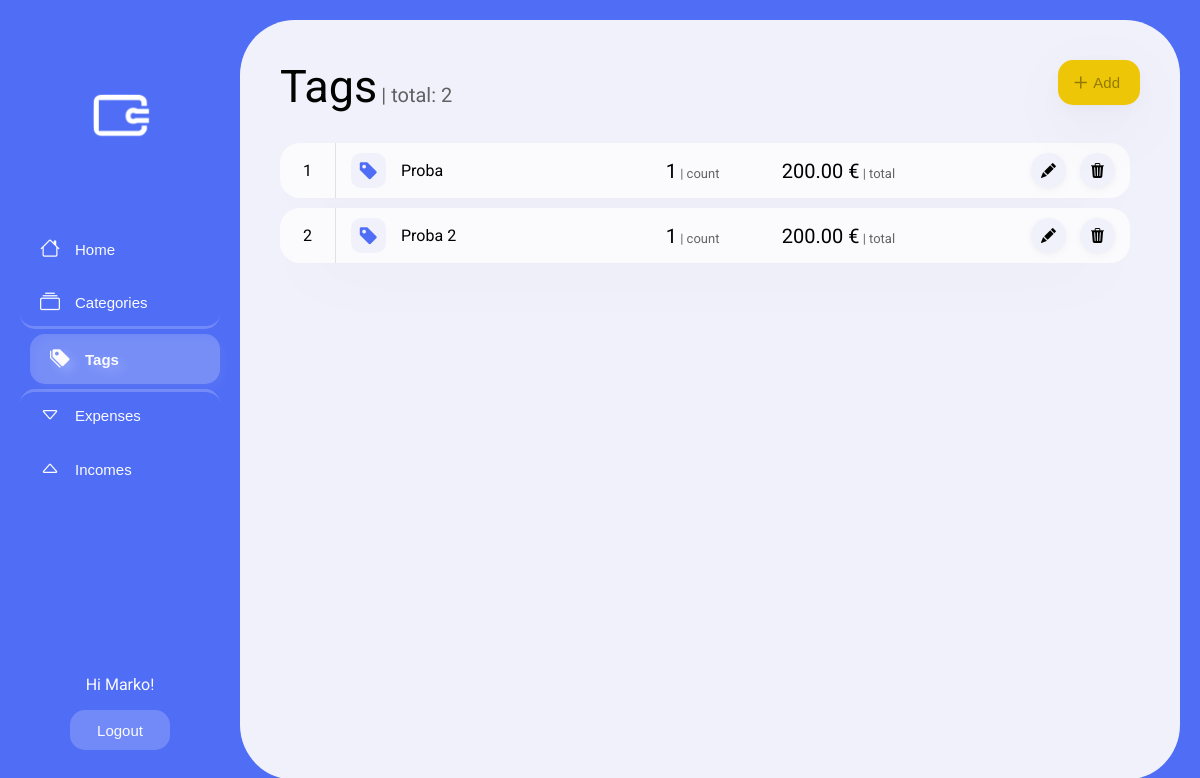
The app's page /tags/ (signed in), older data.
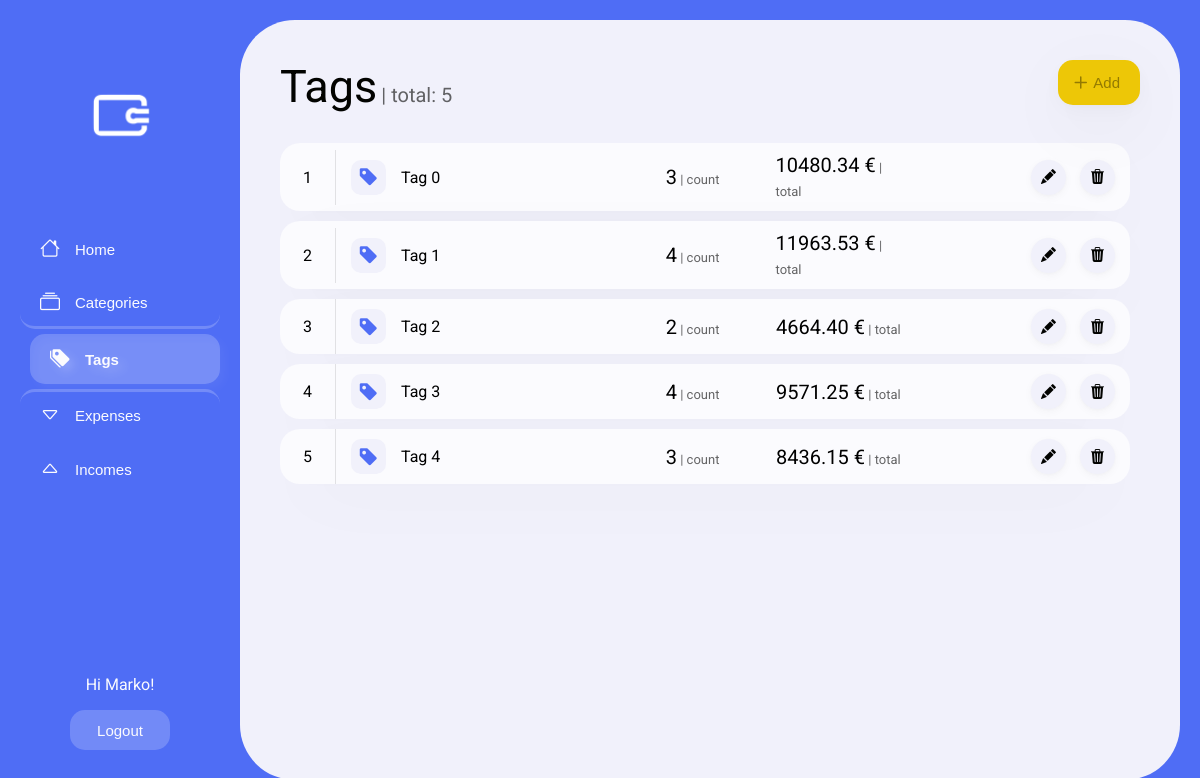
The same page, newer data.
### myapp/models.py (models this page shows, shortened)
class Tag(models.Model):
    user = models.ForeignKey(User, on_delete=models.CASCADE)
    name = models.CharField(max_length=20)

### myapp/views.py (the view)
# urls.py: path('tags/', TagListView.as_view(), name='tags'),
class TagListView(ListView):
  model = Tag
  template_name = 'tag_list.html'
  context_object_name = 'tags'
  def get_queryset(self):
        if self.request.user.is_authenticated:
          return Tag.objects.filter(user=self.request.user).annotate(
              expense_count = Count('expense'),
              expense_sum = Sum('expense__amount', default=0)
          )
        else:
           return None
  def get_context_data(self, **kwargs):
     context = super().get_context_data(**kwargs)
     context['form'] = TagForm()
     return context

### myapp/templates/tag_list.html (shortened to what this page needs)
{% extends "base.html" %}
{% load static %}
{% block content %}
<head>
    <link rel="stylesheet" type="text/css" href="{% static 'home.css' %}">
</head>
<body>
    <div class='container'>
        <div class='sidebar'>
            <img class='icon' src="{% static 'icon.png' %}">
            <button onclick="location.href='{% url 'home' %}'"><i class="bi bi-house"></i>Home</button>
            <button onclick="location.href='{% url 'categories' %}'"><i class="bi bi-collection"></i>Categories</button>
            <button onclick="location.href='{% url 'tags' %}'" class='active'><i class="bi bi-tags-fill"></i>Tags</button>
            <button onclick="location.href='{% url 'expenses' %}'"><i class="bi bi-caret-down"></i>Expenses</button>
            <button onclick="location.href='{% url 'incomes' %}'"><i class="bi bi-caret-up"></i>Incomes</button>
            <div class='user'>
                {% if user.is_authenticated %}
                <p>Hi {{ user.username|capfirst }}!</p>
                <button onclick="location.href='{% url 'logout' %}'">Logout</button>
                {% else %}
                <p>You are not logged in. </p>
                <button onclick="location.href='{% url 'login' %}'">Log In</button>
                {% endif %}
            </div>
        </div>
        <div class='dashboard'>
            <div>
                <span class='title'>Tags</span>
                <span class='subtitle'> | total: {{ tags|length }}</span>
                {% if user.is_authenticated %}
                <button class='add_new_button' onclick="AddNewClick()">
                    <i class="bi bi-plus"></i>
                    <span>Add</span>
                </button>
                {% endif %}
            </div>
            <div class='item_container' style='grid-template-columns: 1fr;'>
                {% for t in tags %}
                <div class='item'
                    data-id='{{ t.id }}'
                    data-name='{{ t.name }}'
                    data-expense_count='{{ t.expense_count }}'
                    data-expense_sum='{{ t.expense_sum }}'
                    style='grid-template-columns: auto auto .3fr .2fr .2fr .3fr;'>
                    <span class='item_index'>{{ forloop.counter }}</span>
                    <i class="bi bi-tag-fill item_icon" style='background-color: var(--white-gray); color: var(--blue)'></i>
                    <div>
                        <span class='item_title'>{{ t.name|capfirst }}</span><br>
                    </div>
                    <span class='item_count'>{{ t.expense_count }}<span> | count</span></span>
                    <span class='item_sum'>{{ t.expense_sum|floatformat:2 }} €<span> | total</span></span>
                    <div style='justify-self: right;'>
                        <button class='item_edit' onclick='EditClick(this)' style='margin: 10px 10px 10px 0;'>
                            <i class="bi bi-pencil-fill"></i>
                        </button>
                        <button class='item_delete' onclick='DeleteClick(this)'>
                          <i class="bi bi-trash3-fill"></i>
                        </button>
                    </div>
                </div>
                {% endfor %}
            </div>
        </div>
    </div>
</body>
{% endblock %}

### myapp/templates/base.html (shortened to what this page needs)
<!DOCTYPE html>
<html>
<head>
  {% load static %}
  <link rel="stylesheet" href="https://cdn.jsdelivr.net/npm/bootstrap-icons@1.11.3/font/bootstrap-icons.min.css">
</head>
<body>
  <main>
    {% block content %}
    {% endblock %}
  </main>
</body>
</html>

### myapp/static/home.css (style rules this page uses)
* { --blue: #4f6df5; --gold: #EDC707; --gold-dark: #937a02; --white: hsl(240, 56%, 99%); --white-transparent: rgba(255, 255, 255, 0.2); --white-gray: #f1f1fb; --red: #F93943; --green: #1ed8ab; --black: #020300; }
body { margin: 0; padding: 0; overflow-x: hidden; overflow-y: hidden; font-family: "Roboto", sans-serif; }
.container { height: 100dvh; background-color: var(--blue); display: flex; gap: 2.5dvh; justify-content: center; align-items: center; }
.sidebar { height: 95dvh; width: calc(20dvw - 5dvh); display: flex; flex-direction: column; align-items: center; }
.icon { width: 80px; padding-top: 60px; padding-bottom: 75px; }
.sidebar > button { width: 100%; height: 50px; display: inline-flex; align-items: center; background: none; border: transparent; border-radius: 15px; font-size: 15px; color: var(--white); text-align: left; padding-left: 20px; margin: 0 0 5px 0; transition: 0.2s ease-out; z-index: 1; }
.sidebar > button > i { margin-right: 15px; font-size: 20px; }
.sidebar .active { background-color: var(--white-transparent); filter: drop-shadow(5px 5px 4px var(--white-transparent)); font-weight: bold; margin-left: 10px; width: calc(100% - 10px); z-index: 0; }
.user { margin-top: auto; padding-bottom: 30px; color: var(--white); text-align: center; text-decoration: none; }
.user > button { width: 100px; height: 40px; background-color: var(--white-transparent); border: transparent; border-radius: 15px; font-size: 15px; color: var(--white); transition: 0.2s ease-in-out; }
.dashboard { height: 95dvh; width: calc(80dvw - 2.5dvh); position: relative; display: grid; grid-template-columns: 1fr; grid-template-rows: auto 1fr; background-color: var(--white-gray); border-radius: 55px; padding: 40px; box-sizing: border-box; transition: 0.5s ease-in-out; }
.title { font-size: 45px; color: var(--black); display: inline-block; margin-bottom: 30px; }
.subtitle { font-size: 20px; color: var(--black); opacity: .6; }
.dashboard > div:has(.title) { user-select: none; }
.item_container { display: grid; grid-template-columns: 1fr; align-content: start; padding: 0 10px 20px 0; overflow-y: scroll; }
.item { width: 100%; height: fit-content; display: grid; grid-template-columns: auto auto .4fr .2fr .2fr .2fr; align-items: center; background-color: var(--white); border-radius: 20px; box-shadow: 0px 0.9px 3.6px -20px rgba(0, 0, 0, 0.024), 0px 2.5px 9.9px -20px rgba(0, 0, 0, 0.035), 0px 6px 23.8px -20px rgba(0, 0, 0, 0.046), 0px 20px 79px -20px rgba(0, 0, 0, 0.07); margin-bottom: 10px; transition: 0.2s ease-out; user-select: none; }
.item .item_index { width: 35px; height: 35px; display: inline-flex; justify-content: center; align-items: center; padding: 10px; border-right: 1px solid rgba(2, 3, 0, .1); }
.item .item_icon { width: 35px; height: 35px; display: inline-flex; justify-content: center; align-items: center; background-color: var(--gold); color: var(--gold-dark); font-size: 20px; padding: 0; border-radius: 10px; margin: 10px 15px 10px 15px; }
.item .item_delete, .item .item_edit { width: 35px; height: 35px; display: inline-flex; justify-content: center; align-items: center; justify-self: right; background-color: var(--white-gray); border: transparent; color: var(--black); font-size: 15px; padding: 0; border-radius: 50%; margin: 10px 15px 10px 0; box-shadow: 0px 0.9px 3.6px rgba(0, 0, 0, 0.024), 0px 2.5px 9.9px rgba(0, 0, 0, 0.035); transition: 0.1s ease-in-out; cursor: pointer; }
.item .item_edit { margin: 10px 10px 10px 0; }
.item .item_count, .item .item_sum { font-size: 20px; margin: 10px; justify-self: center; }
.item .item_count > span, .item .item_sum > span { font-size: 13px; font-weight: 400; opacity: .6; }
.add_new_button { display: inline-flex; justify-content: center; align-items: center; position: absolute; right: 40px; border: none; background-color: var(--gold); color: var(--gold-dark); border-radius: 15px; font-size: 15px; box-shadow: 0px 0.9px 3.6px -5px rgba(0, 0, 0, 0.024), 0px 2.5px 9.9px -5px rgba(0, 0, 0, 0.035), 0px 6px 23.8px -5px rgba(0, 0, 0, 0.046), 0px 20px 79px -5px rgba(0, 0, 0, 0.07); padding: 10px 20px 10px 10px; transition: 0.2s ease-out; }
.add_new_button > i { width: 25px; height: 25px; display: inline-flex; justify-content: center; align-items: center; font-size: 25px; }

Row changes from the older to the newer data that the page shows:
removed Tag: name "Proba", expense_count "1", expense_sum "200.00"
removed Tag: name "Proba 2", expense_count "1", expense_sum "200.00"
added Tag: name "Tag 0", expense_count "3", expense_sum "10480.34"
added Tag: name "Tag 1", expense_count "4", expense_sum "11963.53"
added Tag: name "Tag 2", expense_count "2", expense_sum "4664.40"
added Tag: name "Tag 3", expense_count "4", expense_sum "9571.25"
added Tag: name "Tag 4", expense_count "3", expense_sum "8436.15"
Text that changed along with them:
{{ tags|length }}: "2" → "5"
